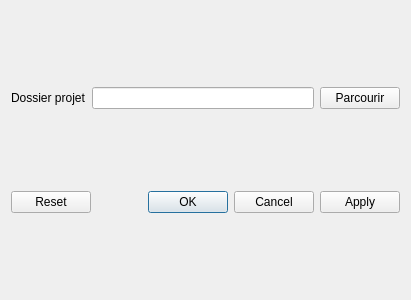
<?xml version="1.0" encoding="UTF-8"?>
<ui version="4.0">
 <class>Preferences</class>
 <widget class="QDialog" name="Preferences">
  <property name="geometry">
   <rect>
    <x>0</x>
    <y>0</y>
    <width>411</width>
    <height>300</height>
   </rect>
  </property>
  <property name="windowTitle">
   <string>Dialog</string>
  </property>
  <layout class="QGridLayout" name="gridLayout">
   <item row="0" column="2">
    <widget class="QPushButton" name="selectionnerData">
     <property name="text">
      <string>Parcourir</string>
     </property>
    </widget>
   </item>
   <item row="0" column="1">
    <widget class="QLineEdit" name="dataPath">
     <property name="readOnly">
      <bool>true</bool>
     </property>
    </widget>
   </item>
   <item row="0" column="0">
    <widget class="QLabel" name="label">
     <property name="text">
      <string>Dossier projet</string>
     </property>
    </widget>
   </item>
   <item row="1" column="0" colspan="3">
    <widget class="QDialogButtonBox" name="buttonBox">
     <property name="orientation">
      <enum>Qt::Horizontal</enum>
     </property>
     <property name="standardButtons">
      <set>QDialogButtonBox::Apply|QDialogButtonBox::Cancel|QDialogButtonBox::Ok|QDialogButtonBox::Reset</set>
     </property>
     <property name="centerButtons">
      <bool>false</bool>
     </property>
    </widget>
   </item>
  </layout>
 </widget>
 <resources/>
 <connections>
  <connection>
   <sender>buttonBox</sender>
   <signal>accepted()</signal>
   <receiver>Preferences</receiver>
   <slot>accept()</slot>
   <hints>
    <hint type="sourcelabel">
     <x>248</x>
     <y>254</y>
    </hint>
    <hint type="destinationlabel">
     <x>157</x>
     <y>274</y>
    </hint>
   </hints>
  </connection>
  <connection>
   <sender>buttonBox</sender>
   <signal>rejected()</signal>
   <receiver>Preferences</receiver>
   <slot>reject()</slot>
   <hints>
    <hint type="sourcelabel">
     <x>316</x>
     <y>260</y>
    </hint>
    <hint type="destinationlabel">
     <x>286</x>
     <y>274</y>
    </hint>
   </hints>
  </connection>
 </connections>
</ui>
